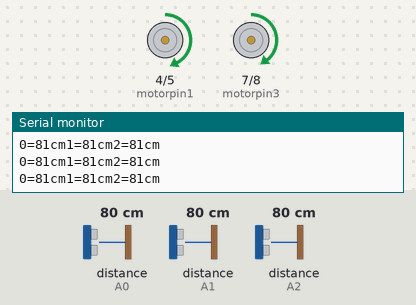
Simulated run of this sketch. Board: Arduino Mega 2560, built with avr-gcc and run on an emulated ATmega2560. On the bench: motor-driver pin pairs drawn as motors (green arrow = first pin HIGH = forward, orange = second pin HIGH = backward, longer = more drive, scaled by the enable pin), the last lines printed to the serial monitor. The test bench sets the inputs (shaded band); at power-on: distance to the obstacle (sensors on A0, A1, A2) 80 cm. The echo pulse lasts 58.3 µs per cm.

Above: at 1.2 s.
1.3 s: distance to the obstacle (sensor on A0) set to 17 cm
2.8 s: distance to the obstacle (sensor on A0) set to 14 cm
At 3.5 s:
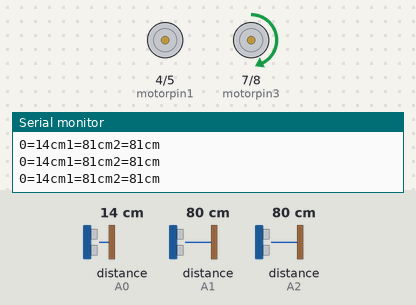
4.3 s: distance to the obstacle (sensor on A1) set to 7 cm
5.8 s: distance to the obstacle (sensor on A1) set to 4 cm
At 7.0 s:
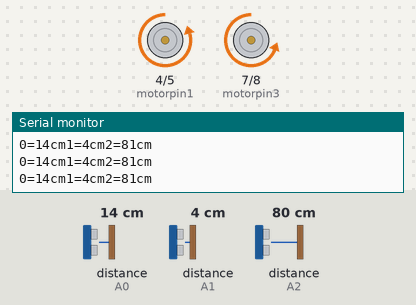
7.3 s: distance to the obstacle (sensor on A1) set to 9 cm
At 7.6 s:
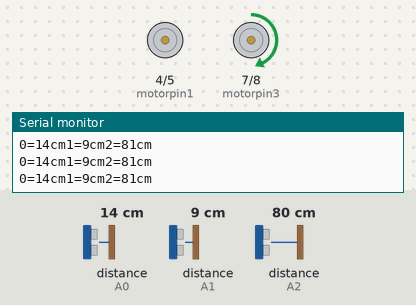
8.8 s: distance to the obstacle (sensor on A1) set to 2 cm
At 9.4 s:
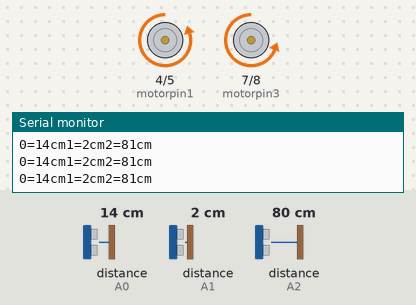
Timing chart, 0 to 11.3 s (numbered marks = the images above; inputs shaded):
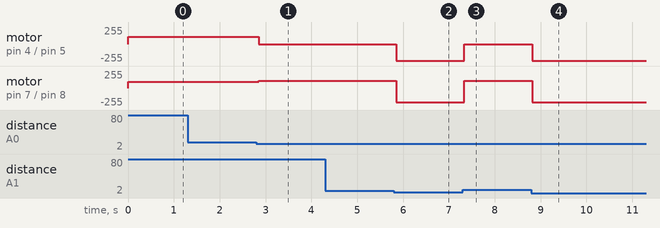

The sketch:

SonarTestNewPing.ino
```cpp
#include <NewPing.h>

#define SONAR_NUM 3
#define MAX_DISTANCE 200
#define PING_INTERVAL 33

int motorpin1 = 4;
int motorpin2 = 5;
int pwm1 = 6;

int motorpin3 = 7;
int motorpin4 = 8;
int pwm2 = 9;

int s1 = 10;
int s2 = 11;
int s3 = 12;
int s4 = 13;


unsigned long pingTimer[SONAR_NUM];
unsigned int cm[SONAR_NUM];
uint8_t currentSensor=0;

NewPing sonar[SONAR_NUM]={
  NewPing(A3,A0,MAX_DISTANCE),
  NewPing(A4,A1,MAX_DISTANCE),
  NewPing(A5,A2,MAX_DISTANCE),
  };

//NewPing sonar();

void setup() {
  Serial.begin(9600);
  pingTimer[0]=millis()+75;
  for(uint8_t i=1; i<SONAR_NUM; i++)
  {
    pingTimer[i]=pingTimer[i-1]+PING_INTERVAL;
  }

  pinMode(s1, INPUT);
  pinMode(s2, INPUT);
  pinMode(s3, INPUT);
  pinMode(s4, INPUT);


  pinMode(motorpin1, OUTPUT);
  pinMode(motorpin2, OUTPUT);
  pinMode(motorpin3, OUTPUT);
  pinMode(motorpin4, OUTPUT);
  pinMode(pwm1, OUTPUT);
  pinMode(pwm2, OUTPUT);
}

void loop() {
  for(uint8_t i=0; i<SONAR_NUM; i++)
  {
    if(millis()>=pingTimer[i])
    {
      pingTimer[i]+=PING_INTERVAL*SONAR_NUM;
      if(i==0&&currentSensor==SONAR_NUM-1)
        oneSensorCycle();
      sonar[currentSensor].timer_stop();
      currentSensor=i;
      cm[currentSensor]=0;
      sonar[currentSensor].ping_timer(echoCheck);
    }
  }
if((cm[0]==0||cm[0]>15)&&(cm[1]==0||cm[1]>15)&&(cm[2]==0||cm[2]>15))
  forward();

else if(cm[0]<=5||cm[1]<=5||cm[2]<=5)
{
//  stand();
  reverse();
  reverse();
//  reverse();
}
else if(5<cm[0]<15)
{
  //stand();
  leftTurn();
  //stand();
}
else if(5<cm[1]<15)
{
  //stand();
  rightTurn();
  //stand();
}
else if(5<cm[2]<15)
{
  //stand();
  leftTurn();
  //stand();
}


}

void echoCheck()
{
  if(sonar[currentSensor].check_timer())
  {
    cm[currentSensor]=sonar[currentSensor].ping_result/US_ROUNDTRIP_CM;
  }
}

void oneSensorCycle()
{
  for(uint8_t i=0; i<SONAR_NUM; i++)
  {
    Serial.print(i);
    Serial.print("=");
    Serial.print(cm[i]);
    Serial.print("cm");
  }
  Serial.println();
}

void forward() {
  digitalWrite(motorpin1, HIGH);
  digitalWrite(motorpin2, LOW);
  analogWrite(pwm1, 109);

  digitalWrite(motorpin3, HIGH);
  digitalWrite(motorpin4, LOW);
  analogWrite(pwm2, 97);
}

  void reverse() {
  digitalWrite(motorpin1, LOW);
  digitalWrite(motorpin2, HIGH);
  analogWrite(pwm1, 250);

  digitalWrite(motorpin3, LOW);
  digitalWrite(motorpin4, HIGH);
  analogWrite(pwm2, 210);
  }

void leftTurn() {
  digitalWrite(motorpin1, LOW);
  digitalWrite(motorpin2, HIGH);
  analogWrite(pwm1, 0);

  digitalWrite(motorpin3, HIGH);
  digitalWrite(motorpin4, LOW);
  analogWrite(pwm2, 110);
}

void rightTurn(){
  digitalWrite(motorpin1, HIGH);
  digitalWrite(motorpin2, LOW);
  analogWrite(pwm1, 120);

  digitalWrite(motorpin3, LOW);
  digitalWrite(motorpin4, HIGH);
  analogWrite(pwm2, 0);
}


void slow()
{
  digitalWrite(motorpin1, HIGH);
  digitalWrite(motorpin2, LOW);
  analogWrite(pwm1, 60);

  digitalWrite(motorpin3, HIGH);
  digitalWrite(motorpin4, LOW);
  analogWrite(pwm2, 55);
}
void stand()
{

  digitalWrite(motorpin1, HIGH);
  digitalWrite(motorpin2, LOW);
  analogWrite(pwm1, 0);

  digitalWrite(motorpin3, HIGH);
  digitalWrite(motorpin4, LOW);
  analogWrite(pwm2, 0);
}
```

Measured:
- the behaviour switches between 16 and 15 cm on distance to the obstacle (sensor on A0) (found by bisection; images 0 and 1)
- the behaviour switches between 6 and 5 cm on distance to the obstacle (sensor on A1) (found by bisection; images 1 and 2)
- after the input at 2.8 s, motor on pin 4 (motorpin1) / pin 5 (motorpin2): forward 109/255 → stopped after 0.05 s; motor on pin 7 (motorpin3) / pin 8 (motorpin4): forward 97/255 → forward 110/255 after 0.05 s
- after the input at 5.8 s, motor on pin 4 (motorpin1) / pin 5 (motorpin2): stopped → backward 250/255 after 0.05 s; motor on pin 7 (motorpin3) / pin 8 (motorpin4): forward 110/255 → backward 210/255 after 0.05 s
- after the input at 7.3 s, motor on pin 4 (motorpin1) / pin 5 (motorpin2): backward 250/255 → stopped at once; motor on pin 7 (motorpin3) / pin 8 (motorpin4): backward 210/255 → forward 110/255 at once
- after the input at 8.8 s, motor on pin 4 (motorpin1) / pin 5 (motorpin2): stopped → backward 250/255 at once; motor on pin 7 (motorpin3) / pin 8 (motorpin4): forward 110/255 → backward 210/255 at once
